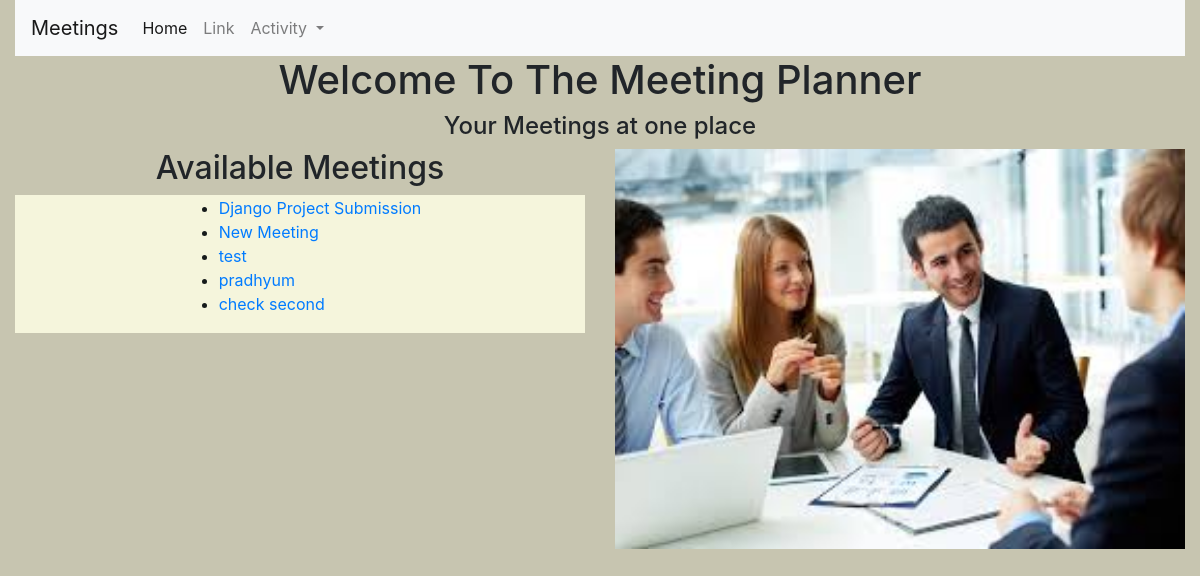
The page / on the database its author committed.
### meeting/models.py (models this page shows, shortened)
class Meeting(models.Model):
    title = models.CharField(max_length=200)
    date = models.DateField()
    start_time = models.TimeField(default=time(10))
    duration = models.IntegerField(default=1)
    room = models.ForeignKey(Room, on_delete=models.CASCADE)

### website/views.py (the view)
# urls.py: path('', welcome, name='welcome'),
def welcome(request):
    return render(request, "website/index.html", {'message':"Created By Pradhyum Vyas",
                                                  'meeting_count':Meeting.objects.count(),
                                                  'meeting':Meeting.objects.all(),
                                                  'date':(datetime.today().date())})

### website/templates/website/index.html (shortened to what this page needs)
{% extends "base.html" %}
{% load static %}
{% block content %}
            <h1 style="text-align: center">Welcome To The Meeting Planner</h1>
                <h4 style="text-align: center">Your Meetings at one place</h4>
<div class="container-fluid">
    <div class="row">
        <div class="col-md-6">
            <h2 style="text-align: center">Available Meetings</h2>
            <div class="meetings">
                <ul>
                    {% for meet in meeting %}
                    <li>
                        <a href="{% url 'details' meet.id %}">
                            {{meet.title}}
                        </a>
                    </li>
                    {% endfor %}
                </ul>
            </div>
        </div>
        <div class="col-md-6">
            <div id="carouselExampleControls" class="carousel slide" data-ride="carousel">
                <div class="carousel-inner">
                    <div class="carousel-item active">
                        <img src="{% static 'website/1.jpeg' %}" class="d-block w-100" alt="..." height="400px">
                    </div>
                </div>
        </div>
    </div>
</div>
{% endblock %}

### website/static/website/main.css (style rules this page uses)
body { background-color: rgb(199, 197, 176); }
.meetings { display: flex; padding: 1px; justify-content: space-evenly; flex-wrap: wrap; text-align: left; background-color: beige; color: #151a1a; }

### rows shown on the page
Meeting: title "Django Project Submission"
Meeting: title "New Meeting"
Meeting: title "test"
Meeting: title "pradhyum"
Meeting: title "check second"
